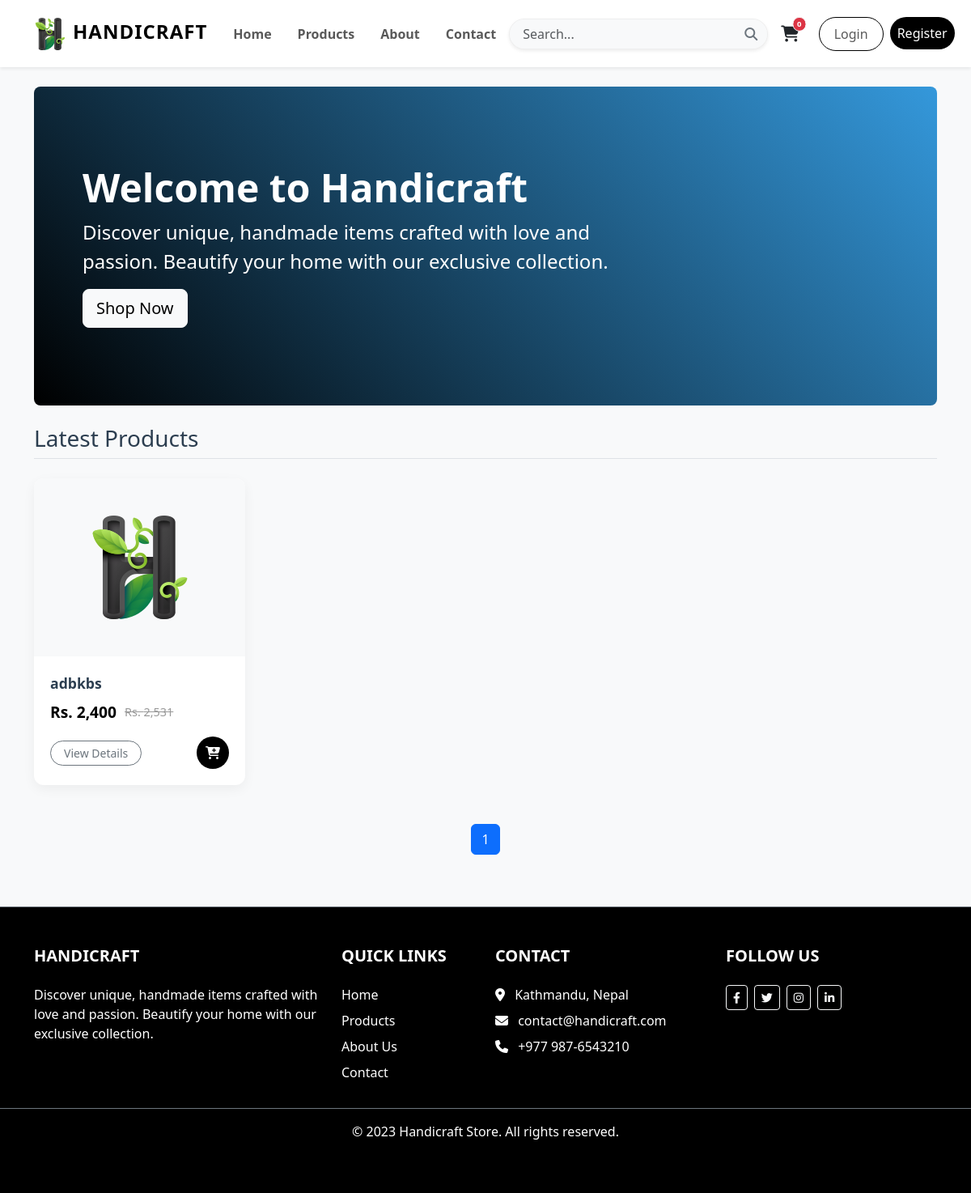
The app's page /, older data.
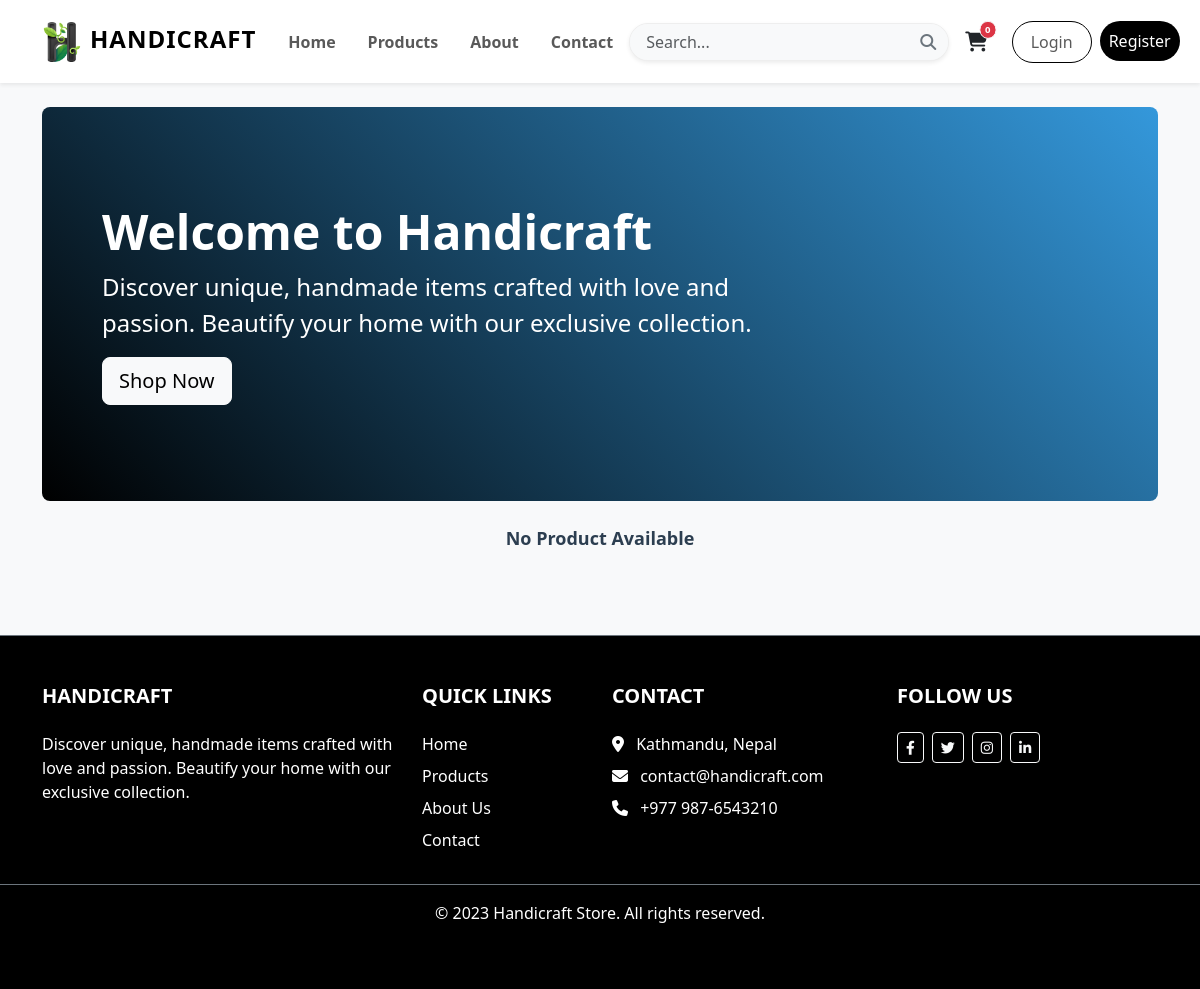
The same page, newer data.
### ecomapp/models.py (models this page shows, shortened)
class Product(models.Model):
    title = models.CharField(max_length=200)
    slug = models.SlugField(unique=True)
    category = models.ForeignKey(Category, on_delete=models.CASCADE)
    image = models.ImageField(upload_to="products")
    marked_price = models.PositiveIntegerField()
    selling_price = models.PositiveIntegerField()
    description = models.TextField()
    warranty = models.CharField(max_length=300, null=True, blank=True)
    return_policy = models.CharField(max_length=300, null=True, blank=True)
    view_count = models.PositiveIntegerField(default=0)
    stock_quantity = models.PositiveIntegerField(default=0)
    created_at = models.DateTimeField(auto_now_add=True)
    updated_at = models.DateTimeField(auto_now=True)

### ecomapp/views.py (the view)
# urls.py: path("", HomeView.as_view(), name="home"),
class HomeView(EcomMixin, TemplateView):
    template_name = "home.html"
    def get_context_data(self, **kwargs):
        context = super().get_context_data(**kwargs)
        context["myname"] = "Handicraft"
        all_products = Product.objects.all().order_by("-id")
        paginator = Paginator(all_products, 8)
        page_number = self.request.GET.get("page")
        print(page_number)
        product_list = paginator.get_page(page_number)
        context["product_list"] = product_list
        return context

### ecomapp/views.py (called while the page is built, shortened)
    def dispatch(self, request, *args, **kwargs):
        cart_id = request.session.get("cart_id")
        return super().dispatch(request, *args, **kwargs)

### templates/home.html (shortened to what this page needs)
{% extends 'base.html' %}
{% load humanize %}
{% block content %}
<div class="p-5 mb-4 rounded-3 mt-4" style="background: var(--gradient-primary); color: var(--white);">
    <div class="container-fluid py-5">
        <h1 class="display-5 fw-bold">Welcome to {{ myname }}</h1>
        <p class="col-md-8 fs-4">Discover unique, handmade items crafted with love and passion. Beautify your home with our exclusive collection.</p>
        <a href="{% url 'ecomapp:allproducts' %}" class="btn btn-light btn-lg" type="button">Shop Now</a>
    </div>
</div>
{% if product_list %}
<h3 class="mb-4 border-bottom pb-2">Latest Products</h3>
<div class="row row-cols-1 row-cols-sm-2 row-cols-md-3 row-cols-lg-4 g-4">
    {% for product in product_list %}
    <div class="col">
        <div class="product-card">
            <div class="product-img-wrapper">
                <a href="{% url 'ecomapp:productdetail' product.slug %}">
                    {% if product.image %}
                    <img src="{{product.image.url}}" alt="{{product.title}}">
                    {% else %}
                    <img src="https://via.placeholder.com/200" alt="No Image">
                    {% endif %}
                </a>
            </div>
            <div class="card-body">
                <a href="{% url 'ecomapp:productdetail' product.slug %}" class="product-title text-truncate" title="{{product.title}}">
                    {{product.title}}
                </a>
                <div class="price-container">
                    <span class="current-price">Rs. {{product.selling_price|intcomma}}</span>
                    {% if product.marked_price > product.selling_price %}
                    <span class="original-price">Rs. {{product.marked_price|intcomma}}</span>
                    {% endif %}
                </div>
                <div class="d-flex justify-content-between align-items-center">
                    <a href="{% url 'ecomapp:productdetail' product.slug %}" class="btn btn-outline-secondary btn-sm rounded-pill px-3">View Details</a>
                    {% if product.stock_quantity > 0 %}
                    <button onclick="addToCart('{% url 'ecomapp:addtocart' product.id %}')" class="btn-cart-icon" title="Add to Cart">
                        <i class="fas fa-cart-plus"></i>
                    </button>
                    {% else %}
                    <button class="btn btn-secondary btn-sm rounded-circle" style="width: 40px; height: 40px;" disabled>
                        <i class="fas fa-ban"></i>
                    </button>
                    {% endif %}
                </div>
            </div>
        </div>
    </div>
    {% endfor %}
</div>
<div class="mt-5 d-flex justify-content-center">
    <nav aria-label="Page navigation">
        <ul class="pagination">
            {% for i in product_list.paginator.page_range %}
            {% if product_list.number == i %}
            <li class="page-item active"><span class="page-link">{{ i }}</span></li>
            {% else %}
            <li class="page-item"><a class="page-link" href="?page={{ i }}">{{ i }}</a></li>
            {% endif %}
            {% endfor %}
        </ul>
    </nav>
</div>
{% else %}
<p style="font-size: large;font-weight: 800;text-align: center; margin: auto ;">No Product Available</p>
{% endif %}
{% endblock %}

Row changes from the older to the newer data that the page shows:
removed Product: image (picture), title "adbkbs", selling_price "2,400", marked_price "2,531", stock_quantity 50 (drawn)
Text that changed along with them:
text no longer shown: "Latest Products"
text now shown: "No Product Available"
list line gone: "1"
